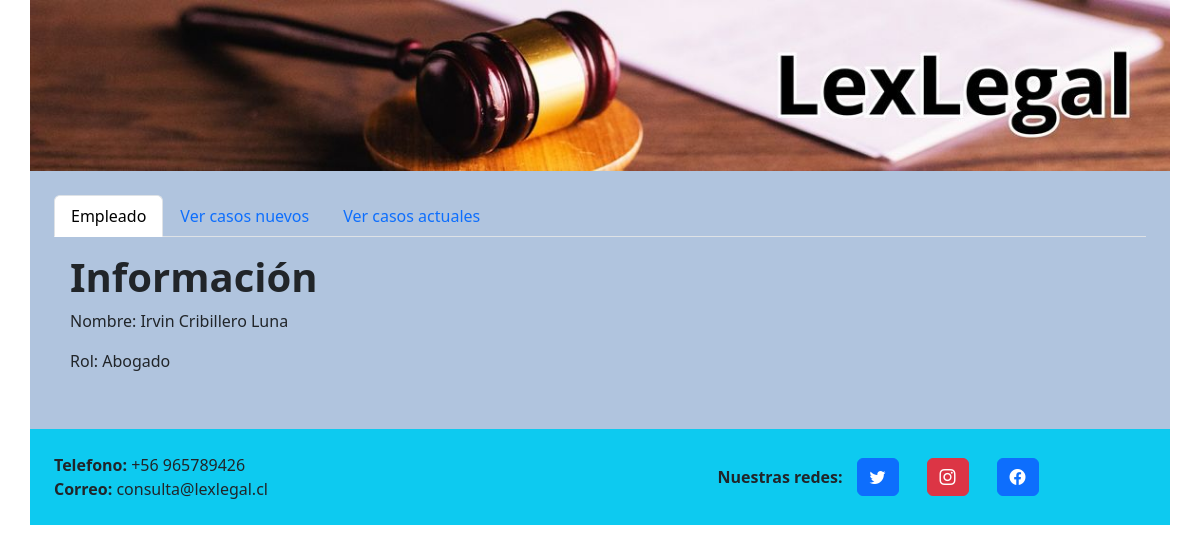
The app's page /Webapp/empleado (signed in) with its own data.
### Webapp/models.py (models this page shows, shortened)
class empleado(models.Model):
    runEmpleado = models.CharField(max_length=10, primary_key=True)
    nombreEmpleado = models.CharField(max_length=20, blank=False, null=False)
    apPaternoEmpleado = models.CharField(max_length=20, blank=False, null=False)
    apMaternoEmpleado = models.CharField(max_length=20, blank=False, null=False)
    contraseñaEmpleado = models.CharField(max_length=15, blank=False, null=False)
    tipoEmpleado = models.ForeignKey("tipoEmpleado", on_delete=models.CASCADE)

class tipoEmpleado(models.Model):
    idTipoEmpleado = models.AutoField(primary_key=True)
    nombreTipoEmpleado = models.CharField(max_length=20, blank=False, null=False)

### Webapp/views.py (the view)
# urls.py: path("empleado", views.empleado_view, name="empleado"),
def empleado_view(request):
    run = request.session["runEmpleado"]
    emp = empleado.objects.get(runEmpleado=run)
    sol = solicitud.objects.all()
    sol_aceptada = solicitud_aceptada.objects.all()
    ca = caso.objects.all()
    suma_boletas = boleta.objects.aggregate(total=Sum('montoPagoBoleta'))
    context = {
        "empleado": emp,
        "solicitud": sol,
        "aceptada": sol_aceptada,
        "caso": ca,
        "boleta": suma_boletas,
    }
    return render(request, "pages/empleado.html", context)

### Webapp/models.py (called while the page is built)
    def __str__(self):
        return str(self.nombreCliente)+" "+str(self.apPaternoCliente)+" "+str(self.apMaternoCliente)

### Webapp/templates/pages/empleado.html (shortened to what this page needs)
<!DOCTYPE html>
<html lang="es">
<head>
  {% load static %}
  <link href="https://cdn.jsdelivr.net/npm/bootstrap@5.3.0/dist/css/bootstrap.min.css" rel="stylesheet">
  <link rel="stylesheet" href="https://cdn.jsdelivr.net/npm/bootstrap-icons@1.10.5/font/bootstrap-icons.css">
  <link rel="stylesheet" href="{% static 'css/styles.css' %}">
</head>
<body>
  <header>
    <div class="container">
      <div class="row">
        <div class="col-12 col-md-12 bg-info px-0 ">
          <a href="{% url 'index' %}"><img src="{% static 'img/banner.jpg' %}" alt="LexLegal" class="w-100"></a>
        </div>
      </div>
    </div>
  </header>
  <main>
    <div class="container">
      <div class="row bg-principal">
        <div class="col-12 p-4 principal text-justify">
          {% if empleado.tipoEmpleado.idTipoEmpleado == 3 %}
          <nav>
            <div class="nav nav-tabs" id="nav-tab" role="tablist">
              <button class="nav-link active" id="nav-home-tab" data-bs-toggle="tab" data-bs-target="#nav-perfil" type="button" role="tab" aria-controls="nav-home" aria-selected="true">Empleado</button>
              <button class="nav-link" id="nav-profile-tab" data-bs-toggle="tab" data-bs-target="#nav-solicitud" type="button" role="tab" aria-controls="nav-profile" aria-selected="false">Ver solicitudes</button>
            </div>
          </nav>
          <div class="tab-content" id="nav-tabContent">
            <div class="tab-pane fade show active p-3" id="nav-perfil" role="tabpanel" aria-labelledby="nav-home-tab" tabindex="0">
              <h1>Información</h1>
              <p>Nombre: {{empleado.nombreEmpleado}} {{empleado.apPaternoEmpleado}} {{empleado.apMaternoEmpleado}}</p>
              <p>Rol: {{empleado.tipoEmpleado.nombreTipoEmpleado}}</p>
            </div>
            <div class="tab-pane fade p-3" id="nav-solicitud" role="tabpanel" aria-labelledby="nav-profile-tab" tabindex="0">
              <h1>Solicitudes</h1>
              <table class="table table-light table-striped mt-3">
                <thead>
                  <th>ID</th>
                  <th>Cliente</th>
                  <th>Descripción</th>
                  <th>Fecha de la solicitud</th>
                  <th>Asignar presupuesto</th>
                </thead>
                <tbody>
                {% for sol in solicitud %}
                    <tr>
                      <form action="aceptarSolicitud" method="POST">
                        {% csrf_token %}
                          <td>{{sol.idSolicitud}}</td>
                          <input type="hidden" name="idSolicitud" value="{{sol.idSolicitud}}">
                          <td>{{sol.cliente}}</td>
                          <input type="hidden" name="cliente" value="{{sol.cliente.runCliente}}">
                          <td>{{sol.descripcionSolicitud}}</td>
                          <input type="hidden" name="descripcion" value="{{sol.descripcionSolicitud}}">
                          <td>{{sol.fechaSolicitud}}</td>
                          <td><input type="text" name="presupuesto" class="form-control w-75"></td>
                          <td><button type="submit" class="btn btn-primary" id="btnSolicitud">Aceptar</button></td>
                      </form>
                    </tr>
                {% endfor %}
                </tbody>
              </table>
            </div>
          </div>
          {% elif empleado.tipoEmpleado.idTipoEmpleado == 2 %}
          <nav>
            <div class="nav nav-tabs" id="nav-tab" role="tablist">
              <button class="nav-link active" id="nav-home-tab" data-bs-toggle="tab" data-bs-target="#nav-perfil" type="button" role="tab" aria-controls="nav-home" aria-selected="true">Empleado</button>
              <button class="nav-link" id="nav-profile-tab" data-bs-toggle="tab" data-bs-target="#nav-casos-nuevos" type="button" role="tab" aria-controls="nav-profile" aria-selected="false">Ver casos nuevos</button>
              <button class="nav-link" id="nav-contact-tab" data-bs-toggle="tab" data-bs-target="#nav-casos-actuales" type="button" role="tab" aria-controls="nav-contact" aria-selected="false">Ver casos actuales</button>
            </div>
          </nav>
          <div class="tab-content" id="nav-tabContent">
            <div class="tab-pane fade show active p-3" id="nav-perfil" role="tabpanel" aria-labelledby="nav-home-tab" tabindex="0">
              <h1>Información</h1>
              <p>Nombre: {{empleado.nombreEmpleado}} {{empleado.apPaternoEmpleado}} {{empleado.apMaternoEmpleado}}</p>
              <p>Rol: {{empleado.tipoEmpleado.nombreTipoEmpleado}}</p>
            </div>
          </div>
          {% endif %}
        </div>
      </div>
    </div>
  </main>
  <footer>
    <div class="container">
      <div class="row">
        <div class="col-12 col-md-6 p-4 bg-info">
          <span style="font-weight: bold;">Telefono:</span>
          <span>+56 965789426</span><br>
          <span style="font-weight: bold;">Correo:</span>
          <span>consulta@lexlegal.cl</span>
        </div>
        <div class="col-12 col-md-6 p-4 bg-info d-flex justify-content-center align-items-center">
          <span style="font-weight: bold;">Nuestras redes:</span>
          <div class="col-6 col-md-4 d-flex redes justify-content-center align-items-center">
            <a href="https://twitter.com/">
              <button class="btn btn-primary">
                <i class="bi bi-twitter"></i>
              </button>
            </a>
          </div>
          <div class="col-6 col-md-4 d-flex redes justify-content-center align-items-center">
            <a href="https://instagram.com/">
              <button class="btn btn-danger">
                <i class="bi bi-instagram"></i>
              </button>
            </a>
          </div>
          <div class="col-6 col-md-4 d-flex  redes justify-content-center align-items-center">
            <a href="https://facebook.com/">
              <button class="btn btn-primary">
                <i class="bi bi-facebook"></i>
              </button>
            </a>
          </div>
        </div>
      </div>
    </div>
  </footer>
</body>
</html>

### Webapp/static/css/styles.css (style rules this page uses)
h1 { font-weight: bold; }
.bg-principal { background-color: lightsteelblue; }
.principal p { text-align: justify; }
.redes { width: 70px; }

### records on screen
empleado: nombreEmpleado "Irvin", apPaternoEmpleado "Cribillero", apMaternoEmpleado "Luna", tipoEmpleado.nombreTipoEmpleado "Abogado"
